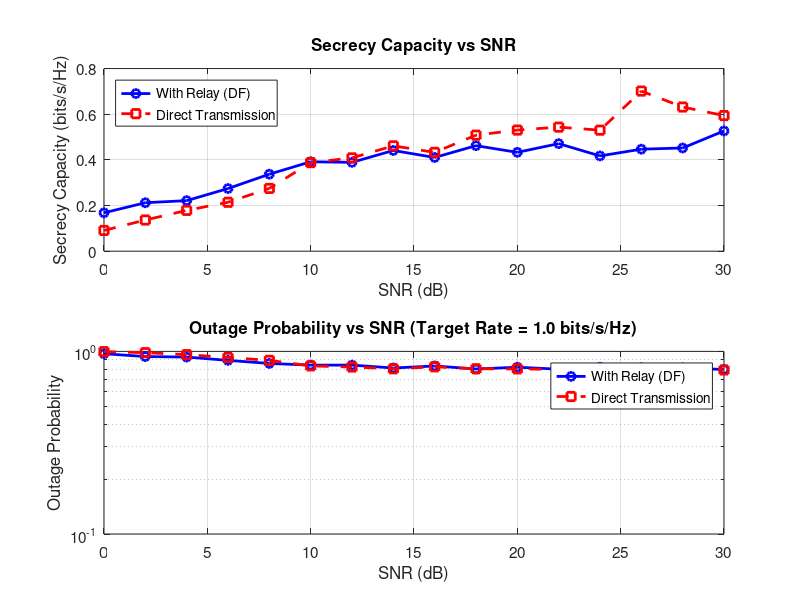

Reproduce this figure in MATLAB.
%% Physical Layer Security with Relay - Main Simulation Script
% This script simulates a secure communication system with a relay node
% System Model: Source (Alice) -> Relay -> Destination (Bob)
% Eavesdropper (Eve) tries to intercept the communication
% 
% The simulation evaluates secrecy capacity under different SNR conditions

clear all;
close all;
clc;

%% System Parameters
N_monte = 1000;              % Number of Monte Carlo iterations
SNR_dB = 0:2:30;             % SNR range in dB
SNR_linear = 10.^(SNR_dB/10); % Convert to linear scale

% Distance parameters (normalized)
d_SR = 1;                    % Distance Source to Relay
d_RD = 1;                    % Distance Relay to Destination
d_SD = 2;                    % Distance Source to Destination (direct)
d_SE = 1.5;                  % Distance Source to Eavesdropper
d_RE = 1.5;                  % Distance Relay to Eavesdropper

% Path loss exponent
alpha = 2;

% Calculate path loss coefficients
PL_SR = d_SR^(-alpha);
PL_RD = d_RD^(-alpha);
PL_SD = d_SD^(-alpha);
PL_SE = d_SE^(-alpha);
PL_RE = d_RE^(-alpha);

%% Initialize result arrays
secrecy_capacity_relay = zeros(length(SNR_dB), 1);
secrecy_capacity_direct = zeros(length(SNR_dB), 1);
outage_probability_relay = zeros(length(SNR_dB), 1);
outage_probability_direct = zeros(length(SNR_dB), 1);

target_secrecy_rate = 1;     % Target secrecy rate for outage calculation

%% Monte Carlo Simulation
fprintf('Starting Physical Layer Security Relay Simulation...\n');
fprintf('Number of iterations: %d\n', N_monte);
fprintf('SNR range: %d to %d dB\n\n', SNR_dB(1), SNR_dB(end));

for snr_idx = 1:length(SNR_dB)
    fprintf('Processing SNR = %d dB... ', SNR_dB(snr_idx));
    
    secrecy_sum_relay = 0;
    secrecy_sum_direct = 0;
    outage_count_relay = 0;
    outage_count_direct = 0;
    
    for iter = 1:N_monte
        % Generate Rayleigh fading channel coefficients
        h_SR = sqrt(PL_SR/2) * (randn + 1j*randn);  % Source to Relay
        h_RD = sqrt(PL_RD/2) * (randn + 1j*randn);  % Relay to Destination
        h_SD = sqrt(PL_SD/2) * (randn + 1j*randn);  % Source to Destination (direct)
        h_SE = sqrt(PL_SE/2) * (randn + 1j*randn);  % Source to Eavesdropper
        h_RE = sqrt(PL_RE/2) * (randn + 1j*randn);  % Relay to Eavesdropper
        
        % Channel gains (squared magnitudes)
        g_SR = abs(h_SR)^2;
        g_RD = abs(h_RD)^2;
        g_SD = abs(h_SD)^2;
        g_SE = abs(h_SE)^2;
        g_RE = abs(h_RE)^2;
        
        % Current SNR
        P = SNR_linear(snr_idx);
        
        %% Relay-based transmission (Decode-and-Forward)
        % Capacity at relay (Source -> Relay)
        C_SR = log2(1 + P * g_SR);
        
        % Capacity at destination via relay (Relay -> Destination)
        C_RD = log2(1 + P * g_RD);
        
        % End-to-end capacity (limited by weakest link)
        C_relay = min(C_SR, C_RD);
        
        % Eavesdropper capacity (best of two links)
        C_SE_relay = log2(1 + P * g_SE);
        C_RE_relay = log2(1 + P * g_RE);
        C_Eve_relay = max(C_SE_relay, C_RE_relay);
        
        % Secrecy capacity with relay
        secrecy_rate_relay = max(C_relay - C_Eve_relay, 0);
        secrecy_sum_relay = secrecy_sum_relay + secrecy_rate_relay;
        
        % Check outage
        if secrecy_rate_relay < target_secrecy_rate
            outage_count_relay = outage_count_relay + 1;
        end
        
        %% Direct transmission (without relay)
        % Capacity at destination (Source -> Destination)
        C_SD_direct = log2(1 + P * g_SD);
        
        % Eavesdropper capacity
        C_Eve_direct = log2(1 + P * g_SE);
        
        % Secrecy capacity without relay
        secrecy_rate_direct = max(C_SD_direct - C_Eve_direct, 0);
        secrecy_sum_direct = secrecy_sum_direct + secrecy_rate_direct;
        
        % Check outage
        if secrecy_rate_direct < target_secrecy_rate
            outage_count_direct = outage_count_direct + 1;
        end
    end
    
    % Average results
    secrecy_capacity_relay(snr_idx) = secrecy_sum_relay / N_monte;
    secrecy_capacity_direct(snr_idx) = secrecy_sum_direct / N_monte;
    outage_probability_relay(snr_idx) = outage_count_relay / N_monte;
    outage_probability_direct(snr_idx) = outage_count_direct / N_monte;
    
    fprintf('Done.\n');
end

fprintf('\nSimulation completed successfully!\n\n');

%% Plot Results
% Secrecy Capacity vs SNR
figure('Position', [100, 100, 800, 600]);
subplot(2,1,1);
plot(SNR_dB, secrecy_capacity_relay, 'b-o', 'LineWidth', 2, 'MarkerSize', 6);
hold on;
plot(SNR_dB, secrecy_capacity_direct, 'r--s', 'LineWidth', 2, 'MarkerSize', 6);
grid on;
xlabel('SNR (dB)', 'FontSize', 12);
ylabel('Secrecy Capacity (bits/s/Hz)', 'FontSize', 12);
title('Secrecy Capacity vs SNR', 'FontSize', 14);
legend('With Relay (DF)', 'Direct Transmission', 'Location', 'northwest');
set(gca, 'FontSize', 11);

% Outage Probability vs SNR
subplot(2,1,2);
semilogy(SNR_dB, outage_probability_relay, 'b-o', 'LineWidth', 2, 'MarkerSize', 6);
hold on;
semilogy(SNR_dB, outage_probability_direct, 'r--s', 'LineWidth', 2, 'MarkerSize', 6);
grid on;
xlabel('SNR (dB)', 'FontSize', 12);
ylabel('Outage Probability', 'FontSize', 12);
title(sprintf('Outage Probability vs SNR (Target Rate = %.1f bits/s/Hz)', target_secrecy_rate), 'FontSize', 14);
legend('With Relay (DF)', 'Direct Transmission', 'Location', 'northeast');
set(gca, 'FontSize', 11);

% Save figure
saveas(gcf, 'relay_security_results.png');
fprintf('Results saved to relay_security_results.png\n');

%% Display Summary Statistics
fprintf('\n=== SIMULATION SUMMARY ===\n');
fprintf('Maximum Secrecy Capacity (With Relay): %.3f bits/s/Hz at SNR = %d dB\n', ...
    max(secrecy_capacity_relay), SNR_dB(find(secrecy_capacity_relay == max(secrecy_capacity_relay), 1)));
fprintf('Maximum Secrecy Capacity (Direct): %.3f bits/s/Hz at SNR = %d dB\n', ...
    max(secrecy_capacity_direct), SNR_dB(find(secrecy_capacity_direct == max(secrecy_capacity_direct), 1)));
fprintf('\nImprovement with relay: %.2f%%\n', ...
    ((max(secrecy_capacity_relay) - max(secrecy_capacity_direct)) / max(secrecy_capacity_direct) * 100));
fprintf('==========================\n');
